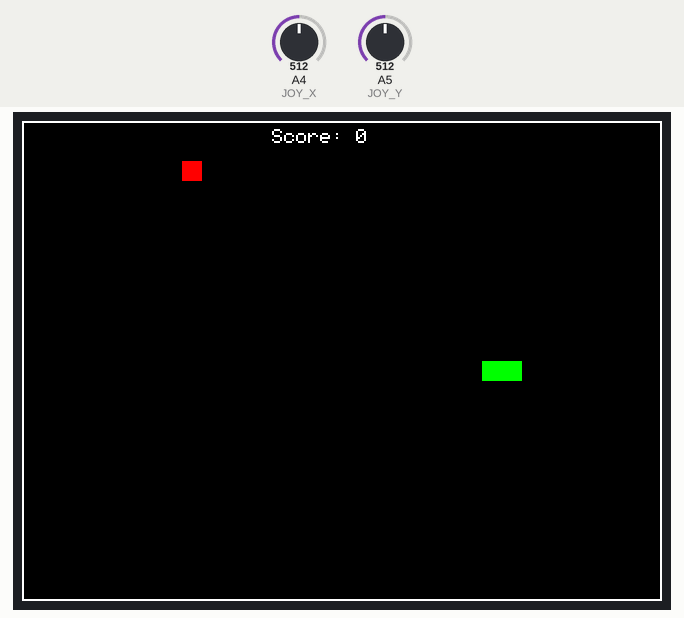
A sketch run on a simulated Arduino Uno, built with avr-gcc and run on an emulated ATmega328P. Parts: 320×240 colour display. The test bench sets the inputs (shaded band); at power-on: A5 (JOY_Y) = 512, A4 (JOY_X) = 512. Random numbers use the default seed unless the sketch sets one.

Above: at 1.5 s.
1.6 s: A5 (JOY_Y) set to 710
At 3.15 s:
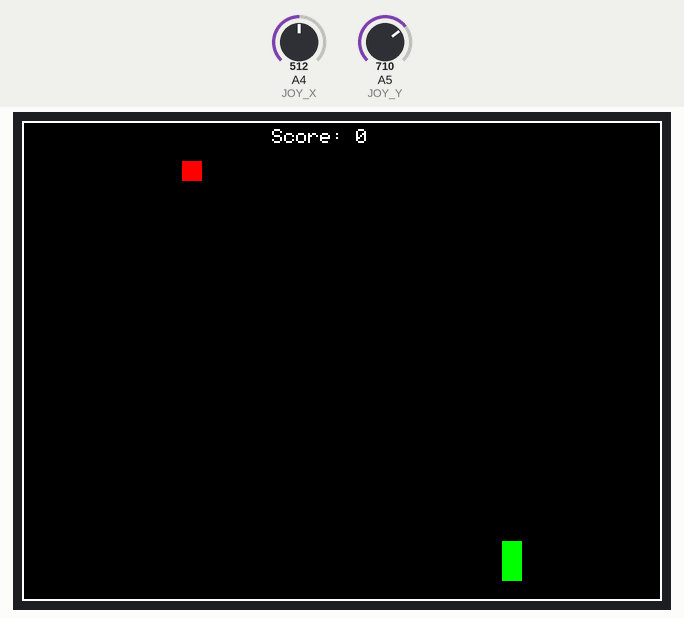
4.6 s: A4 (JOY_X) set to 710
At 6.54 s:
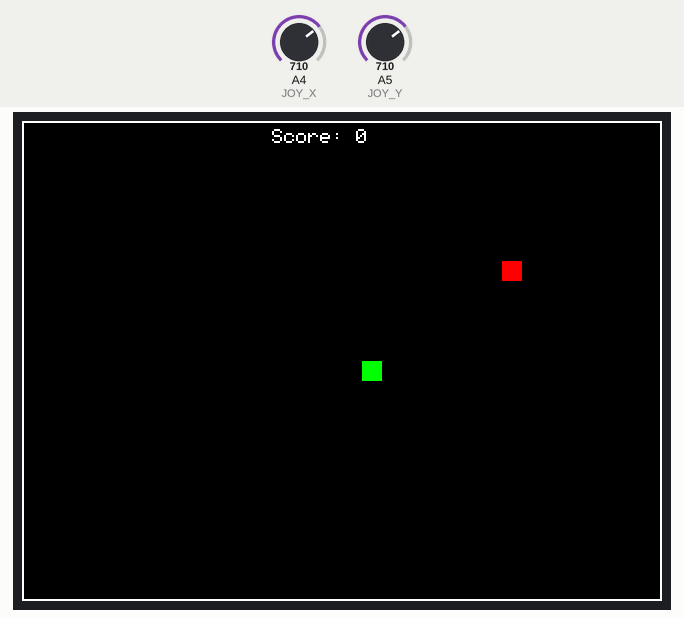
7.6 s: A4 (JOY_X) set to 290
At 7.76 s:
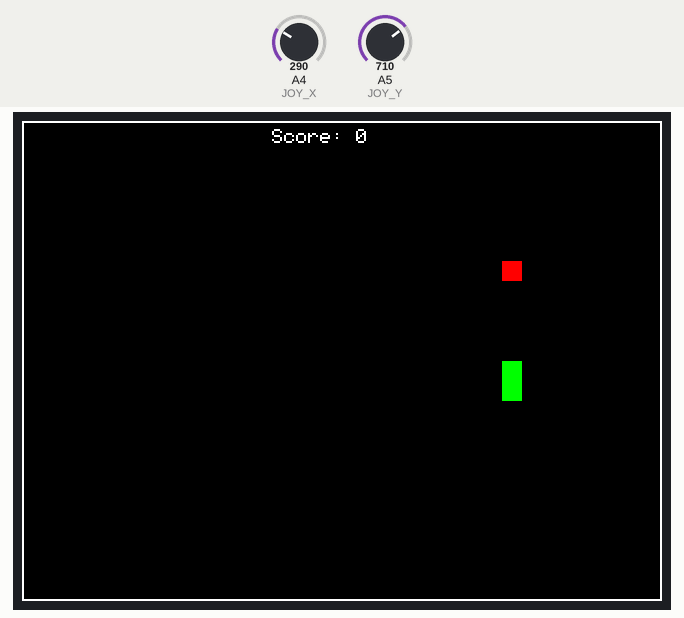
9.1 s: A4 (JOY_X) set to 306
At 10.59 s:
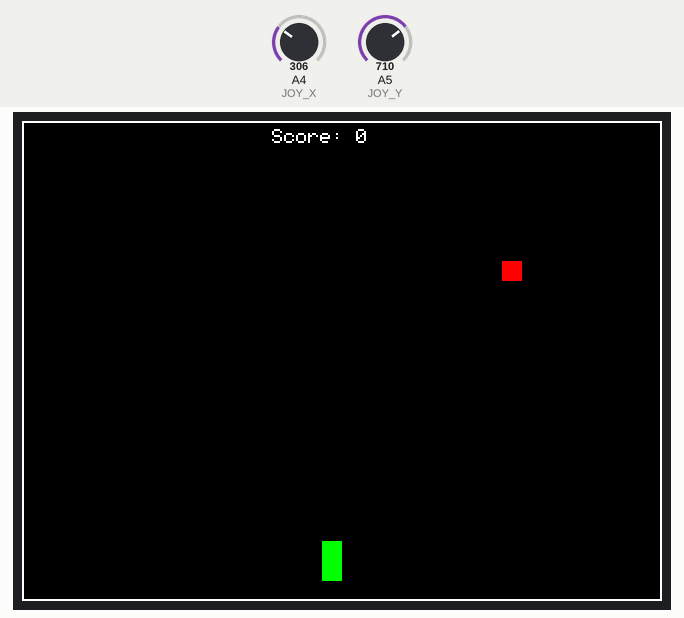
Timing chart, 0 to 11.7 s (numbered marks = the images above; inputs shaded):
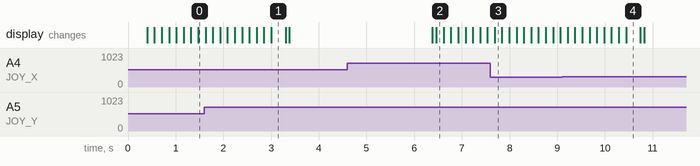

The sketch:

snakerealfinal.ino
```cpp
/*
 * Snake Game for 2.4" SPFD5408 TFT Display (240x320)
 * Arduino UNO – BREADBOARD WIRING + JOYSTICK
 */

#include <Adafruit_GFX.h>
#include <Adafruit_TFTLCD.h>

/* ================= TFT WIRING (YOUR SETUP) ================= */
#define LCD_CS   A3
#define LCD_RS   A2
#define LCD_WR   A1
#define LCD_RD   A0
#define LCD_RESET 10    // IMPORTANT: RESET is on pin 10

/* ================= JOYSTICK ================= */
#define JOY_X A4
#define JOY_Y A5

/* ================= COLORS ================= */
#define BLACK   0x0000
#define GREEN   0x07E0
#define RED     0xF800
#define WHITE   0xFFFF
#define YELLOW  0xFFE0

Adafruit_TFTLCD tft(LCD_CS, LCD_RS, LCD_WR, LCD_RD, LCD_RESET);

/* ================= GAME SETTINGS ================= */
#define BLOCK_SIZE 10
#define GRID_WIDTH  (320 / BLOCK_SIZE)
#define GRID_HEIGHT (240 / BLOCK_SIZE)
#define MAX_SNAKE_LENGTH 200

int snakeX[MAX_SNAKE_LENGTH];
int snakeY[MAX_SNAKE_LENGTH];
int snakeLength = 3;

// 0=Right, 1=Down, 2=Left, 3=Up
int direction = 0;

int foodX, foodY;
bool gameOver = false;
int score = 0;

/* ============================================================ */

void setup() {
  Serial.begin(9600);

  pinMode(JOY_X, INPUT);
  pinMode(JOY_Y, INPUT);

  /* === HARD RESET LCD (CRITICAL FIX) === */
  pinMode(LCD_RESET, OUTPUT);
  digitalWrite(LCD_RESET, LOW);
  delay(20);
  digitalWrite(LCD_RESET, HIGH);
  delay(150);

  tft.reset();

  uint16_t id = tft.readID();
  if (id == 0xD3D3 || id == 0x5408) id = 0x5408;
  if (id == 0x0000 || id == 0xFFFF) id = 0x9341;

  tft.begin(id);
  tft.setRotation(1);
  tft.fillScreen(BLACK);

  initGame();
  tft.drawRect(0, 0, 320, 240, WHITE);
}

void loop() {
  if (gameOver) {
    displayGameOver();
    delay(3000);
    initGame();
    tft.fillScreen(BLACK);
    tft.drawRect(0, 0, 320, 240, WHITE);
    return;
  }

  readJoystick();
  moveSnake();
  checkCollision();

  if (!gameOver) {
    checkFood();
    drawGame();
  }

  delay(150);
}

/* ================= GAME LOGIC ================= */

void initGame() {
  snakeLength = 3;
  direction = 0;
  gameOver = false;
  score = 0;

  for (int i = 0; i < snakeLength; i++) {
    snakeX[i] = GRID_WIDTH / 2 - i;
    snakeY[i] = GRID_HEIGHT / 2;
  }

  spawnFood();
}

void readJoystick() {
  int x = analogRead(JOY_X);
  int y = analogRead(JOY_Y);

  if (x < 300 && direction != 0) direction = 2;
  else if (x > 700 && direction != 2) direction = 0;
  else if (y < 300 && direction != 1) direction = 3;
  else if (y > 700 && direction != 3) direction = 1;
}

void moveSnake() {
  for (int i = snakeLength - 1; i > 0; i--) {
    snakeX[i] = snakeX[i - 1];
    snakeY[i] = snakeY[i - 1];
  }

  if (direction == 0) snakeX[0]++;
  else if (direction == 1) snakeY[0]++;
  else if (direction == 2) snakeX[0]--;
  else snakeY[0]--;
}

void checkCollision() {
  if (snakeX[0] <= 0 || snakeX[0] >= GRID_WIDTH - 1 ||
      snakeY[0] <= 0 || snakeY[0] >= GRID_HEIGHT - 1) {
    gameOver = true;
    return;
  }

  for (int i = 1; i < snakeLength; i++) {
    if (snakeX[0] == snakeX[i] && snakeY[0] == snakeY[i]) {
      gameOver = true;
      return;
    }
  }
}

void checkFood() {
  if (snakeX[0] == foodX && snakeY[0] == foodY) {
    if (snakeLength < MAX_SNAKE_LENGTH) {
      snakeLength++;
      score += 10;
    }
    spawnFood();
  }
}

void spawnFood() {
  bool ok = false;
  while (!ok) {
    foodX = random(1, GRID_WIDTH - 1);
    foodY = random(1, GRID_HEIGHT - 1);
    ok = true;
    for (int i = 0; i < snakeLength; i++) {
      if (foodX == snakeX[i] && foodY == snakeY[i]) {
        ok = false;
        break;
      }
    }
  }
}

void drawGame() {
  int tx = snakeX[snakeLength - 1];
  int ty = snakeY[snakeLength - 1];
  tft.fillRect(tx * BLOCK_SIZE, ty * BLOCK_SIZE, BLOCK_SIZE, BLOCK_SIZE, BLACK);

  tft.fillRect(snakeX[0] * BLOCK_SIZE, snakeY[0] * BLOCK_SIZE,
               BLOCK_SIZE, BLOCK_SIZE, GREEN);

  tft.fillRect(foodX * BLOCK_SIZE, foodY * BLOCK_SIZE,
               BLOCK_SIZE, BLOCK_SIZE, RED);

  tft.fillRect(120, 2, 90, 12, BLACK);
  tft.setCursor(125, 4);
  tft.setTextColor(WHITE);
  tft.setTextSize(1);
  tft.print("Score: ");
  tft.print(score);
}

void displayGameOver() {
  tft.fillScreen(BLACK);
  tft.setCursor(90, 90);
  tft.setTextColor(RED);
  tft.setTextSize(3);
  tft.println("GAME");
  tft.setCursor(90, 120);
  tft.println("OVER");

  tft.setCursor(90, 170);
  tft.setTextColor(WHITE);
  tft.setTextSize(2);
  tft.print("Score: ");
  tft.print(score);
}
```
